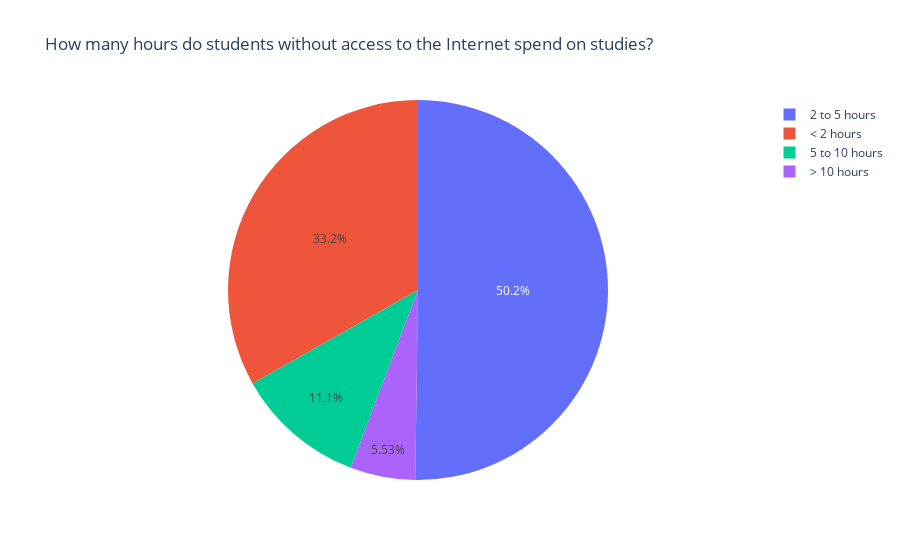
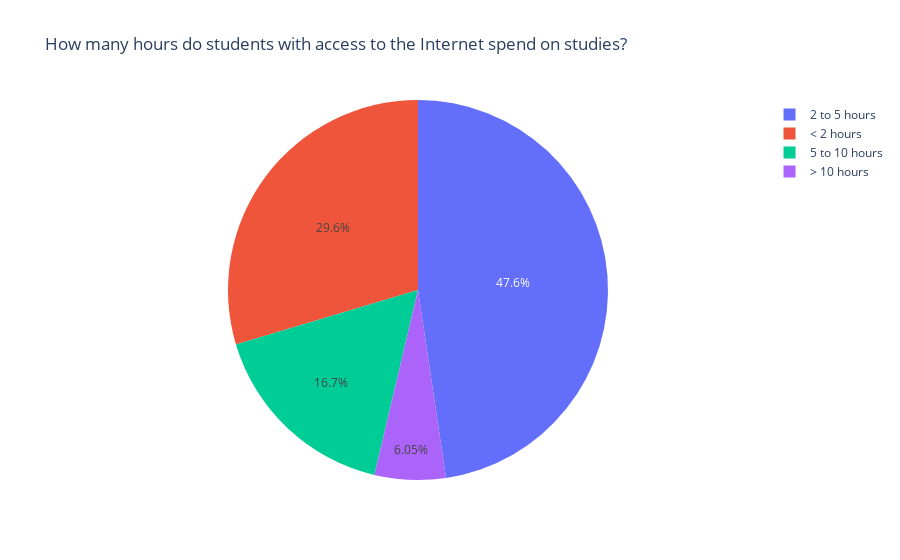

The notebook cell these images were saved under, in order:
### Markdown cell above
Let's see whether the availability of the Internet affects the number of hours students spend on their studies./

давайте посмотрим, влияет ли доступность Интернета на количество часов, которые студенты тратят на учебу.

### Code cell
time1 =data[(data.internet == 'no')].st_time.value_counts()
labels = (np.array(time1.index))
sizes = (np.array((time1 / time1.sum())*100))

trace = go.Pie(labels=labels, values=sizes)
layout = go.Layout(title="How many hours do students without access to the Internet spend on studies?")
dat = [trace]
fig = go.Figure(data=dat, layout=layout)
py.iplot(fig, filename="time1")

## тут скопируем вторую чать, и вставим. Поменяем no-yes, title b time1-time2


time2 =data[(data.internet == 'yes')].st_time.value_counts()
labels = (np.array(time2.index))
sizes = (np.array((time2 / time2.sum())*100))

trace = go.Pie(labels=labels, values=sizes)
layout = go.Layout(title="How many hours do students with access to the Internet spend on studies?")
dat = [trace]
fig = go.Figure(data=dat, layout=layout)
py.iplot(fig, filename="time2")

### Figure 1 — Plotly figure (JSON) as saved in the notebook; plotly's stock layout.template omitted (floating-point values rounded to 4 significant figures)
{"data": [{"labels": ["2 to 5 hours", "< 2 hours", "5 to 10 hours", "> 10 hours"], "type": "pie", "values": [50.23, 33.18, 11.06, 5.53]}], "layout": {"title": {"text": "How many hours do students without access to the Internet spend on studies?"}}}

### Figure 2 — Plotly figure (JSON) as saved in the notebook; plotly's stock layout.template omitted (floating-point values rounded to 4 significant figures)
{"data": [{"labels": ["2 to 5 hours", "< 2 hours", "5 to 10 hours", "> 10 hours"], "type": "pie", "values": [47.64, 29.63, 16.69, 6.046]}], "layout": {"title": {"text": "How many hours do students with access to the Internet spend on studies?"}}}
